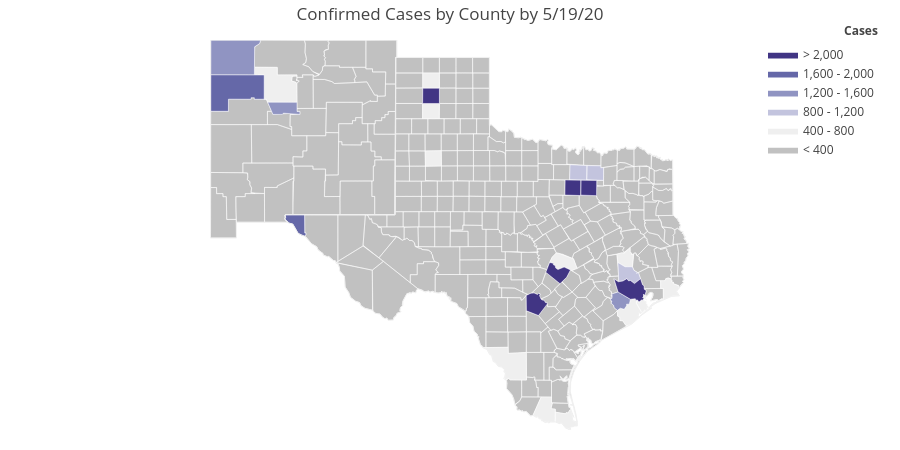
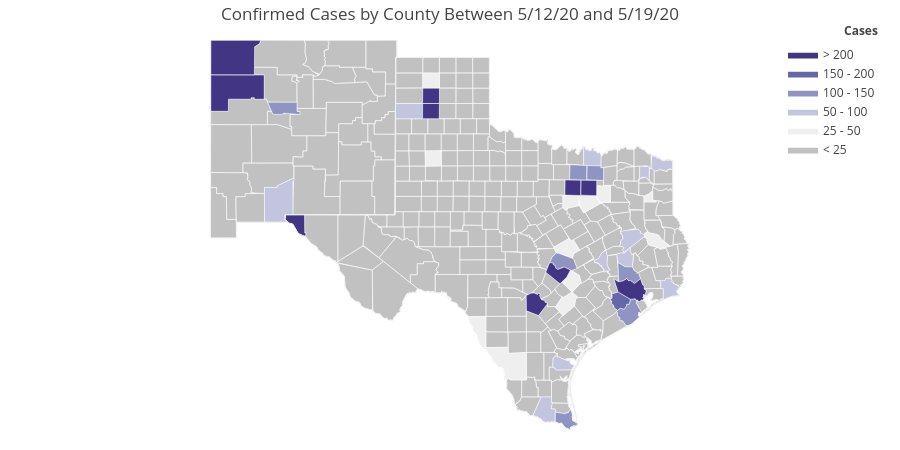

Notebook source saved alongside these figures, in order:
### Code cell
%matplotlib inline
import os

bases = ['bliss', 'hood', 'carson', 'jblm', 'kirtland', 'irwin', 'sill', 'riley', 'polk', 'campbell', 'benning', 
         'stewart', 'bragg', 'belvoir', 'apg', 'drum']

#bases = ['bliss']

# Date to start analysis
start_date = '5/19/20'

# Making folder for this date
folder = f"output-{'-'.join(start_date.split('/'))}"
if not os.path.exists(folder):
    os.mkdir(folder)

# Plotting for every state
for base in bases:
    plot_data(base_dct[base], fips_dct[base], start_date, folder, delta=7, echo=14)
